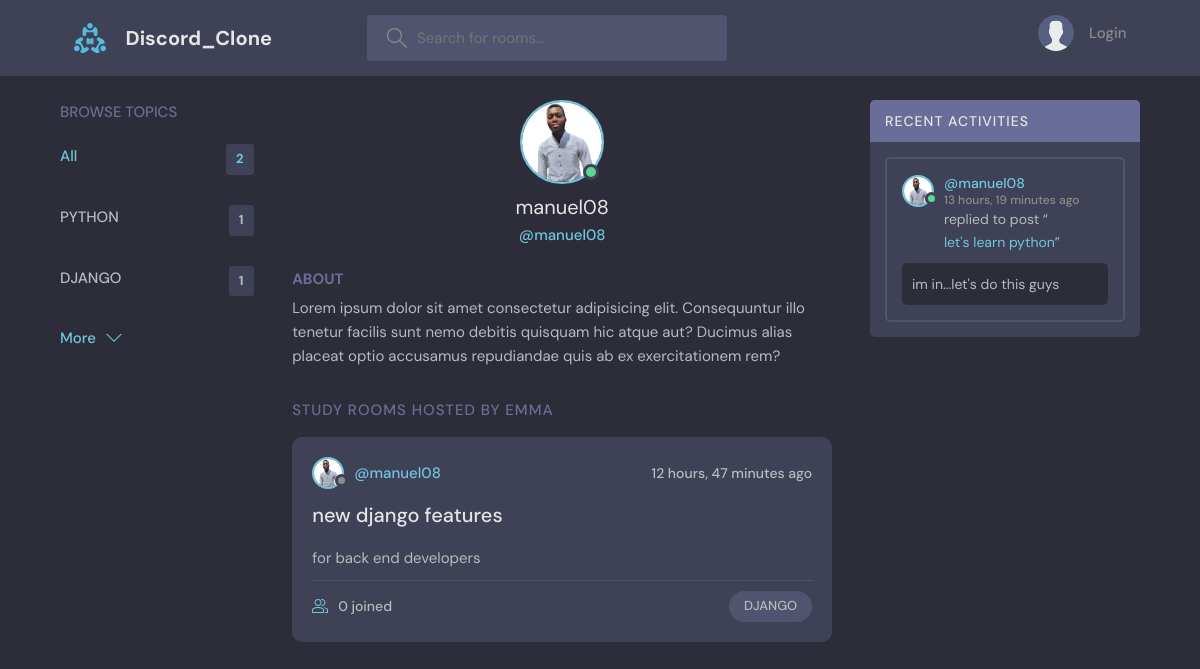
The page /profile/2 on the database its author committed.
### base/models.py (models this page shows, shortened)
class Topic(models.Model):
    name = models.CharField(max_length=200)

class User(AbstractUser):
    name = models.CharField(max_length=200, null=True)
    email = models.EmailField(null=True)
    bio = models.TextField(null=True)
    avatar = models.ImageField(null=True, default='avatar.svg')
    USERNAME_FIELD: 'email'
    REQUIRED_FIELDS: []

class Room(models.Model):
    host  = models.ForeignKey(User, on_delete=models.SET_NULL, null=True)
    topic = models.ForeignKey(Topic, on_delete=models.SET_NULL, null=True)
    participants = models.ManyToManyField(User, related_name='participants', blank=True)
    name = models.CharField(max_length=200)
    description = models.TextField(null=True, blank=True)
    updated = models.DateTimeField(auto_now=True)
    created = models.DateTimeField(auto_now_add=True)
    def __str__(self):
        return self.name
    class Meta:
        ordering = ['-updated', '-created']

class Message(models.Model):
    user = models.ForeignKey(User, on_delete=models.CASCADE)
    room  = models.ForeignKey(Room, on_delete=models.CASCADE) #for one to many relationship
    body = models.TextField()
    updated = models.DateTimeField(auto_now=True)
    created = models.DateTimeField(auto_now_add=True)
    class Meta:
        ordering = ['-updated', '-created']

### base/views.py (the view)
# urls.py: path('profile/<str:pk>', views.profile, name ='profile'),
def  profile(request, pk):
    user  = User.objects.get(id=pk)
    rooms = user.room_set.all()
    topics = Topic.objects.all()
    room_messages = user.message_set.all()
    context = {'user' : user, 'rooms' : rooms, 'room_messages' : room_messages, 'topics' : topics}
    return render(request, 'base/profile.html', context)

### base/templates/base/profile.html (shortened to what this page needs)
{%extends 'main.html' %} {% block content %}
<main class="profile-page layout layout--3">
    <div class="container">
        {% include 'base/topics_component.html' %}
        <div class="roomList">
            <div class="profile">
                <div class="profile__avatar">
                    <div class="avatar avatar--large active">
                        <img src="{{user.avatar.url}}" />
                    </div>
                </div>
                <div class="profile__info">
                    <h3>{{user.username}}</h3>
                    <p>@{{user.username}}</p>
                </div>
                <div class="profile__about">
                    <h3>About</h3>
                    <p>
                        Lorem ipsum dolor sit amet consectetur adipisicing elit. Consequuntur illo tenetur facilis sunt nemo debitis quisquam hic atque aut? Ducimus alias placeat optio accusamus repudiandae quis ab ex exercitationem rem?
                    </p>
                </div>
            </div>
            <div class="roomList__header">
                <div>
                    <h2>Study Rooms Hosted by {{user.name}}</a>
                    </h2>
                </div>
            </div>
            {% include 'base/feed_component.html' %}
        </div>
        {% include 'base/activity_component.html' %}
    </div>
</main>
{%endblock%}

### templates/main.html (shortened to what this page needs)
 {% load static%}
<!DOCTYPE html>
<html lang="en">
<head>
    <link rel="stylesheet" href="{% static 'styles/style.css'%}" />
</head>
<body>
    {% include 'nav.html'%} {% block content%}{% endblock %}
</body>
</html>

### templates/nav.html (shortened to what this page needs)
{%load static%}
<header class="header header--loggedIn">
    <div class="container">
        <a href="{% url 'home' %}" class="header__logo">
            <img src="{% static 'image/logo.svg' %}" />
            <h1>Discord_Clone</h1>
        </a>
        <form class="header__search" method='GET' action="{% url 'home' %}">
            <label>
            <input placeholder="Search for rooms..." name =  'q' />
          </label>
        </form>
        <nav class="header__menu">
            {% if request.user.is_authenticated %}
            <div class="header__user">
                <a href="{% url 'update-user' %}">
                    <div class="avatar avatar--medium active">
                        <img src="{{request.user.avatar.url}}" />
                    </div>
                    <p>{{request.user.username}} <span>@{{request.user.username}}</span></p>
                </a>
                <button class="dropdown-button">
              <svg version="1.1" xmlns="http://www.w3.org/2000/svg" width="32" height="32" viewBox="0 0 32 32">
                <title>chevron-down</title>
                <path d="M16 21l-13-13h-3l16 16 16-16h-3l-13 13z"></path>
              </svg>
            </button>
            </div>
            {%else%}
            <a href="{% url 'login' %}">
                <img src="{% static 'image/avatar.svg' %}" />
                <p>Login</p>
            </a>
            {%endif%}
        </nav>
      </div>
    </header>

### base/templates/base/topics_component.html (shortened to what this page needs)
<div class="topics">
    <div class="topics__header">
        <h2>Browse Topics</h2>
    </div>
    <ul class="topics__list">
        <li>
            <a href="{% url 'home' %}" class="active">All <span>{{topics.count}}</span></a>
        </li>
        {% for topic in topics %}
        <li>
            <a href="{% url 'home' %}?q={{topic.name}}">{{topic.name}} <span>{{topic.room_set.all.count}}</span></a>
        </li>
        {% endfor %}
    </ul>
    <a class="btn btn--link" href="{% url 'topics-page'%}">
            More
            <svg version="1.1" xmlns="http://www.w3.org/2000/svg" width="32" height="32" viewBox="0 0 32 32">
              <title>chevron-down</title>
              <path d="M16 21l-13-13h-3l16 16 16-16h-3l-13 13z"></path>
            </svg>
          </a>
<div>
</div>
</div>

### base/templates/base/feed_component.html (shortened to what this page needs)
 {% for room in rooms %}
<div class="roomListRoom">
    <div class="roomListRoom__header">
        <a href="{% url 'profile' room.host.id %}" class="roomListRoom__author">
            <div class="avatar avatar--small">
                <img src="{{room.host.avatar.url}}" />
            </div>
            <span>@{{room.host.username}}</span>
        </a>
        <div class="roomListRoom__actions">
            <span>{{room.created|timesince}} ago</span>
        </div>
    </div>
    <div class="roomListRoom__content">
        <a href="{% url 'room' room.id %}">{{room.name}}</a>
        <p>
            {{room.description}}
        </p>
    </div>
    <div class="roomListRoom__meta">
        <a href="{% url 'room' room.id %}" class="roomListRoom__joined">
                 {{room.participants.all.count}} joined
        </a>
        <p class="roomListRoom__topic">{{room.topic.name}}</p>
    </div>
</div>{% endfor %}

### base/templates/base/activity_component.html (shortened to what this page needs)
<div class="activities">
    <div class="activities__header">
        <h2>Recent Activities</h2>
    </div>
    {% for message in room_messages %}
    <div class="activities__box">
        <div class="activities__boxHeader roomListRoom__header">
            <a href="{% url 'profile' message.user.id %}" class="roomListRoom__author">
                <div class="avatar avatar--small active">
                    <img src="{{message.user.avatar.url}}" />
                </div>
                <p>
                    @{{message.user}}
                    <span>{{message.created|timesince}} ago</span>
                </p>
            </a>
        </div>
        <div class="activities__boxContent">
            <p>replied to post “<a href="{% url 'room' message.room.id %}">{{message.room}}</a>”</p>
            <div class="activities__boxRoomContent">
                {{message.body}}
            </div>
        </div>
    </div>{%endfor%}
</div>

### rows shown on the page
Topic: name "PYTHON", room_set.all.count "1"
Topic: name "DJANGO", room_set.all.count "1"
User: avatar (picture), username "manuel08", name "EMMA"
Room: host.avatar (picture), host.username "manuel08", created "12 hours, 47 minutes", name "new django features", description "for back end developers", participants.all.count "0", topic.name "DJANGO"
Message: user.avatar (picture), user "manuel08", created "13 hours, 19 minutes", room "let's learn python", body "im in...let's do this guys"

### other values the page prints
{{ topics.count }} "2"
